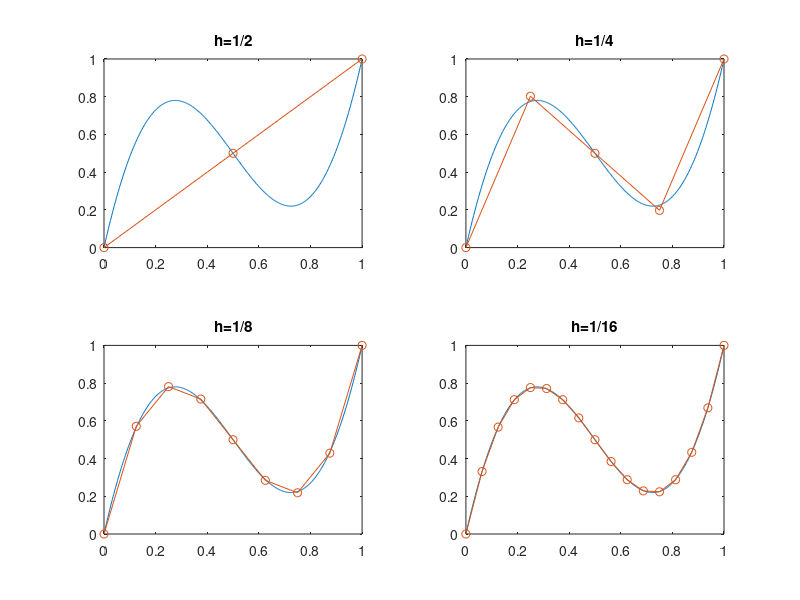

MATLAB code for this plot:
function m385bvp1d
% template for numerical solution of a two-point boundary value problem
% -y''=r, y(0)=alpha, y(1)=beta
clear; clf;
alpha = 0; beta = 1; lambda = 25;   % boundary conditions
for icase=1:4
    n = 2^icase-1; h = 1/(n+1);     % h = mesh size
    xe = 0:0.0025:1;                % fine mesh for plotting exact solution
    ye = (25/pi^2)*cos(pi*xe) + (1 + 50/pi^2)*xe - (25/pi^2);                          % exact solution on fine mesh
% Set up for numerical solution.
for i=1:n
    xh(i) = i*h;                    % mesh points
    yh(i) = (25/pi^2)*cos(pi*xh(i)) + (1 + 50/pi^2)*xh(i) - (25/pi^2);                       % exact solution at mesh points
    a(i) = -1; b(i) = 2; c(i) = -1;      % matrix elements
    r(i) = 25*cos(pi*xh(i));                        % right hand side vector
end
    r(1) = r(1) + alpha/h^2;                        % adjust for BC at x=0
    r(n) = r(n) + beta/h^2;                        % adjust for BC at x=1
    wh = h^2*LU_385(a,b,c,r);     % numerical solution
% output
    table(icase,1) = h;
    table(icase,2) = norm(yh-wh,inf);
    table(icase,3) = norm(yh-wh,inf)/h;
    table(icase,4) = norm(yh-wh,inf)/h^2;
    table(icase,5) = norm(yh-wh,inf)/h^3;
    xplot = [0 xh 1]; wplot = [alpha wh beta];
    subplot(2,2,icase); plot(xe,ye,xplot,wplot,'-o');
    string = sprintf('h=1/%d',n+1); title(string)
end
table
%%%%%%%%%%%%%%%%%%%%%%%%%%%%%%%%%%%%%%%%%%%%%%%%%%%%%%%%%%%%%%%%%%%%%%%%%%%
function w = LU_385(a,b,c,r)
% input: a, b, c, r - matrix elements and right hand side vector
% output: w - solution of linear system
%
n = length(r);                      %size of vector r
%
% find L, U
u(1) = b(1);
for i=2:n
  l(i) = a(i)/u(i-1);
  u(i) = b(i) - l(i)*c(i-1);
end


% solve Lz = r
z(1) = r(1);
for i=2:n
  z(i) = r(i) - l(i)*z(i-1);
end
%
% solve Uw = z
w(n) = z(n)/u(n);
for i=n-1:-1:1
  w(i) = (z(i) - c(i)*w(i+1))/u(i);
end
%
